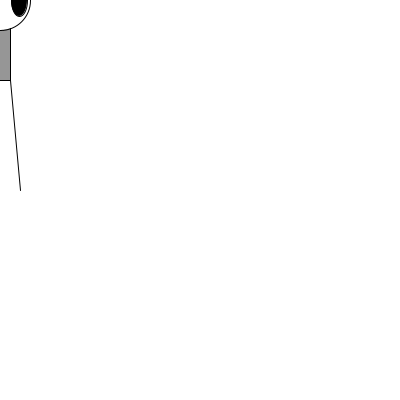
Frame 1 (no input)
Frame 60 (the mouse pressed at the canvas centre just before this capture): identical to frame 1, image omitted
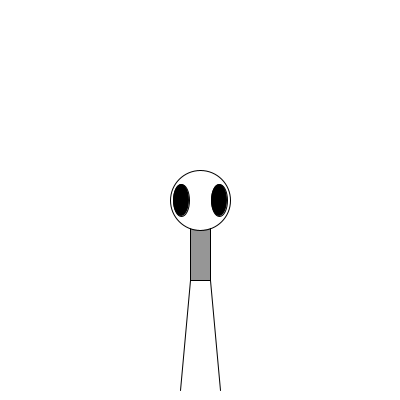
Frame 120 (the mouse held since frame 60 and released just before this capture)

The Processing sketch that drew these frames (run headless with seeded random() and noise(); from frame 60 on, the mouse is pressed at the canvas centre):

// Processing sketch: processing_51882
// ── processing_51882.pde

// Learning Processing
// Daniel Shiffman
// http://www.learningprocessing.com


void setup() {
  // Example 2-1: Zoog again
  size(400, 400);  // Set the size of the window
  //background(255);  // Draw a black background 
  smooth(); 

  // Set ellipses and rects to CENTER mode
  ellipseMode(CENTER);
  rectMode(CENTER);
  noCursor();
}

void draw() {
  background(255);
  
  // Draw Zoog's body
  stroke(0);
  fill(150);
  rect(mouseX, mouseY+30, 20, 100);

  // Draw Zoog's head
  fill(255);
  //ellipse(100,70,60,60); 
  ellipse(mouseX, mouseY, 60, 60);

  // Draw Zoog's eyes
  fill(0); 
  ellipse(mouseX-19, mouseY, 16, 32); 
  ellipse(mouseX+19, mouseY, 16, 32);

  // Draw Zoog's legs
  stroke(0);
  line(mouseX-10, mouseY+80, pmouseX-20, pmouseY+190); // left leg
  line(mouseX+10, mouseY+80, pmouseX+20, pmouseY+190); // right leg
}
